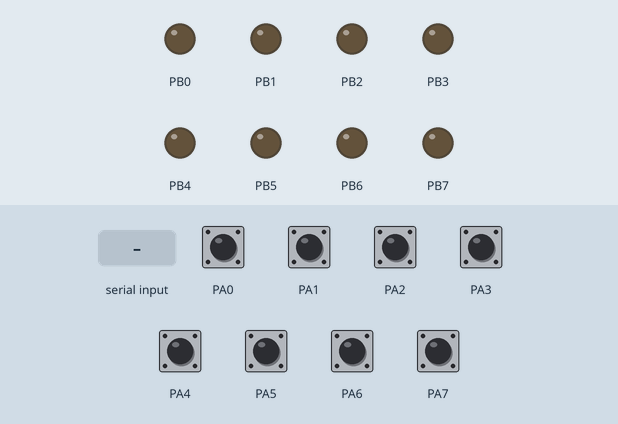
This program was run on a simulated ATmega32, built with avr-gcc and emulated at 8 MHz. Shown: output pins drawn as LEDs (lit = HIGH). The inputs (shaded band) are chosen by the test bench; at power-on: PA0–7 HIGH. What the program prints to the serial monitor is not drawn.

Above: at 1.2 s.
1.3 s: "1" received over Serial
At 1.8 s:
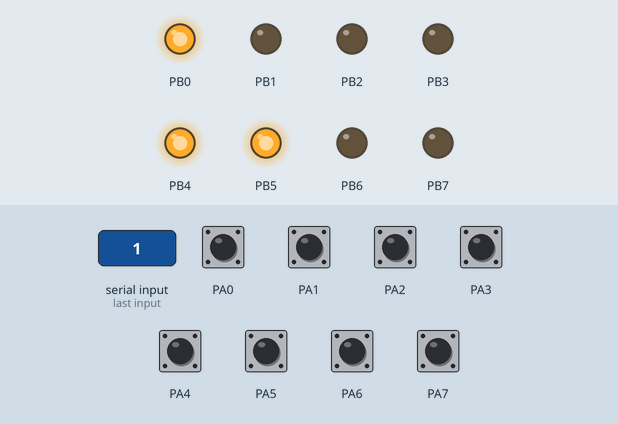
2.8 s: "0" received over Serial
At 3.9 s:
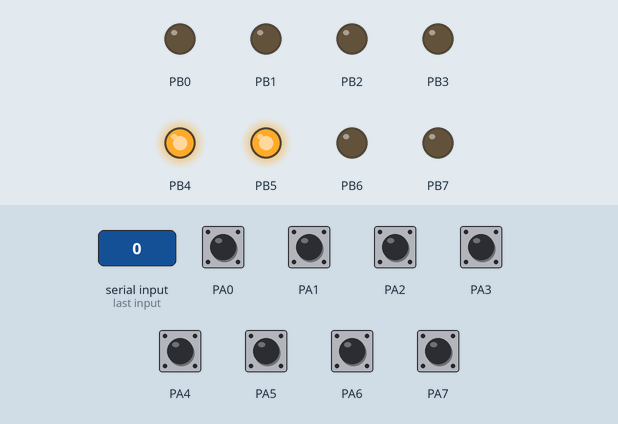
4.3 s: "2" received over Serial
At 4.7 s:
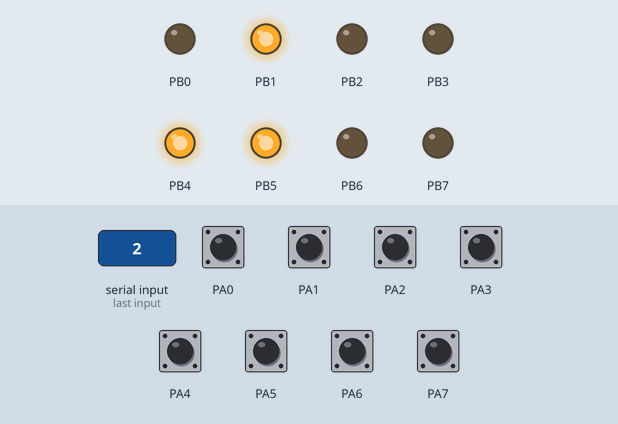
Timing chart, 0 to 7.3 s (numbered marks = the images above; inputs shaded):
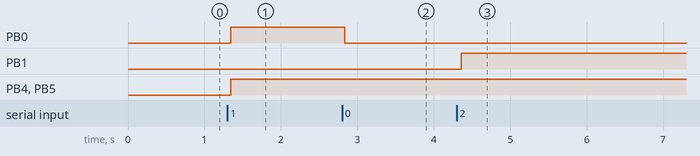

Measured:
- after the input at 1.3 s, PB0, PB4, PB5: LOW → HIGH at once
- after the input at 2.8 s, PB0: HIGH → LOW at once
- after the input at 4.3 s, PB1: LOW → HIGH after 0.06 s

The program:

main.c
```c
/*
 * main.c
 *
 *  Created on: Aug 19, 2017
 *      Author: Ahmed A. Eltahan
 */

/*
	----------------------------- Program Description -----------------------------------------
	Programming Project by USBasp kit using AVR Dude to:
	Configure USART peripheral (Transmitter Code)

*/

// Libraries

#define F_CPU 8000000 // to define the crystal value (frequency used to set the time correctly). F_CPU is the variable inside delay.h which defines the frequency used.
#include<avr/delay.h> // Convenience functions for busy-wait delay loops: milliseconds: _delay_ms();, microseconds: _delay)_us();

// User-defined header files #include
#include"DDIO.h" // This header file includes the appropriate IO definitions for the device that has been specified by the -MCU= compiler command-line switch.

// User-defined #define (Macros: Object / Function)
#define delay_ms 500 // delay duration milliseconds

// User Data Type definition

// Function prototype
void USART_vidSendData(u8 data); // send data through USART
u8 USART_u8ReceiveData(void); // receive data from UART

// Declared Structures (if Type definition)
// Declared Functions
// Global variables (Declaration and Initialization)
// Enum

/* ---------------------------  UART Registers' IO Adresses and Bits Macros  ------------------------------- */

// UART Registers' IO Adresses
#define UCSRA *(u8 * volatile) 0x2B // USART Control and Status Register A
#define UCSRB *(u8 * volatile) 0x2A // USART Control and Status Register B
#define UCSRC *(u8 * volatile) 0x40 // USART Control and Status Register C
#define UBRRH *(u8 * volatile) 0x40 // USART Buadrate Register High
#define UBRRL *(u8 * volatile) 0x29 // USART Buadrate Register LOW
#define UDR   *(u8 * volatile) 0x2C // USART IO Data Register

// UCSRA Bits
#define RXC		7 // Receive complete flag bit
#define TXC 	6 // Transmission complete flag bit
#define UDRE	5 // Empty data register flag bit
#define FE		4 // Frame error flag bit
#define DOR		3 // Data overrun flag bit
#define PE		2 // Polarity error flag
#define U2X		1 // Double speed mode bit
#define MPCM	0 // Multiprocessor communication mode bia

// UCSRB Bits
#define RXCIE	7 // Receive complete interrupt enable
#define TXCIE	6 // Transmission complete interrupt enable
#define UDRIE	5 // Empty data register interrupt enable
#define RXEN	4 // Receiving mode enable
#define TXEN	3 // Transmitting mode enable
#define UCSZ2	2 // Used with UCSZ1 and UCSZ0 to select the number of data bits (5,6,7,8,9)
#define RXB8	1 // ninth received bit if select data register 9 bits (1 + 8 UDR)
#define TXB8	0 // ninth transimitted bit if select data register 9 bits (1 + 8 UDR)

// UCSRC Bits
#define URSEL	7 // Used to select accessing UCSRC or UBRRH
#define UMSEL	6 // Used to select: Async or Sync mode
#define UPM1	5 // Used to select parity mode
#define UPM0	4 // Used to select parity mode
#define USBS	3 // Used to select number of bits of stop bits (1 or 2)
#define UCSZ1	2 // Used with UCSZ2 and UCSZ0 to select the number of data bits (5,6,7,8,9)
#define UCSZ0	1 // Used with UCSZ2 and UCSZ1 to select the number of data bits (5,6,7,8,9)
#define UCPOL	0 // Used to select clock polarity (FE or RE)

// UBRRH and UBRRL (UBRR 12) Bits
#define UBRR11		11 // UBRRH bit 3 --> Used to select the baudrate
#define UBRR10		10 // UBRRH bit 2 --> Used to select the baudrate
#define UBRR9		9  // UBRRH bit 1 --> Used to select the baudrate
#define UBRR8		8  // UBRRH bit 0 --> Used to select the baudrate
#define UBRR7		7  // UBRRL bit 7 --> Used to select the baudrate
#define UBRR6		6  // UBRRL bit 6 --> Used to select the baudrate
#define UBRR5		5  // UBRRL bit 5 --> Used to select the baudrate
#define UBRR4		4  // UBRRL bit 4 --> Used to select the baudrate
#define UBRR3		3  // UBRRL bit 3 --> Used to select the baudrate
#define UBRR2		2  // UBRRL bit 2 --> Used to select the baudrate
#define UBRR1		1  // UBRRL bit 1 --> Used to select the baudrate
#define UBRR0		0  // UBRRL bit 0 --> Used to select the baudrate

// Flags
#define TransCompFlag		GET_BIT(UCSRA, TXC)  // transmission complete flag value
#define ReceivCompFlag		GET_BIT(UCSRA, RXC)  // receive complete flag value
#define DataRegEmptyFlag	GET_BIT(UCSRA, UDRE) // empty data register flag value

/* ------------------------------------------------------------------------------------------------------------ */


void main(void)
{
	// Declaration and Initialization (executed once)
		// Program Variables
		u8 data; // used to store the input serial data

		// Pin Direction (Input/Output)
		// Pin Values (initialization)

		// Module Initialization
			// UART Initialization

				// UCSRA

				// UCSRB
					SET_BIT(UCSRB, RXEN); // enable receiving mode
					SET_BIT(UCSRB, TXEN); // enable transmission mode

				// UCSRC
					CLR_BIT(UCSRC, UMSEL); // Select Async mode
					CLR_BIT(UCSRC, UPM1); // Select no polarity mode
					CLR_BIT(UCSRC, UPM0); // Select no polarity mode
					CLR_BIT(UCSRC, USBS); // Select 1 stop bit
					SET_BIT(UCSRC, UCSZ1); // Select 8 data bit
					SET_BIT(UCSRC, UCSZ0); // Select 8 data bit

				// UBRRH

				// UBRRL
					UBRRL = 51; // select 9600 baudrate
					_delay_ms(100);
				// Initialization of DDIO (LEDs)
					DDRA = 0x00; // Input
					PORTA = 0xFF; // Input pull up port A
					DDRB = 0xFF; // output LEDs
					PORTB = 0;


	while(1)
	{
		// Write your instructions here.
		USART_vidSendData(~PINA);
		//_delay_ms(100);
		//PORTC = USART_u8ReceiveData();
		if(ReceivCompFlag == 1) // wait till the data are received from the transmitter
		{
			data = UDR;
			PORTB = (u8) data;
			_delay_ms(10);

			//	SET_BIT(UCSRA, RXC); // reset the flag (not needed)
		}


	}

	// Don't Add anything here (will not be executed)
}

void USART_vidSendData(u8 data)
{
	while(DataRegEmptyFlag == 0); // wait if there are data in the data register UDR
	UDR = data; // write data on the data register UDR
	while(TransCompFlag == 0); // wait till transmission completes
	//SET_BIT(UCSRA, TXC); // reset the flag
}

u8 USART_u8ReceiveData(void)
{
	u8 data;
	while(ReceivCompFlag == 0); // wait till the data are received from the transmitter
	data = UDR; // get the data from the data register UDR
	//SET_BIT(UCSRA, RXC); // reset the flag (not needed)

	return data;
}
```

DDIO.c
```c
/*
 * DDIO.c
 *
 *  Created on: Aug 26, 2017
 *      Author: Ahmed A. Eltahan
 */
/*
	  This code contains three functions:
 	  1- Function to set the pin number (0 to 31) direction as Input(floating)/Output/Input(pull up).
  	  Inputs (PinNumber, PinDirection) PinNumber: 0-31, PinDirection:0 for Input (use clear bit), 1 for Output (use set bit) -- no outputs
	  note: first if is to know the port, nested if to set the pin as Input(floating)/Output/Input(pull up).
	  2- Function to set the output of the output pins (0-31)
	  Inputs (PinNumber, PinValue) PinNumber: 0-31, PinValue: 0 for Low, 1 for High -- no outputs
	  3- Function to get the value of the input pin
	  Inputs (PinNumber): 0-31 -- output a u8 output of 0: Low, 1: High

*/
#include"DDIO.h" // This header file includes the appropriate IO definitions for the device that has been specified by the -MCU= compiler command-line switch.

// Function (1):  to set the pin number (0 to 31) direction as Input(floating)/Output/Input(pull up)
void SetPinDirection(u8 PinNumber, u8 PinDirection)
{
	u8 PortLetter = PinNumber/NUM; // to get the Port letter (0 for A, 1 for B, 2 for C, 3 for D)
	// PinNumber%NUM gives the number of the pin in the port from 0 to 7

	// 0 for port A
		if (PortLetter == PortA_Letter)
		{
			//DDRA
			if (PinDirection == INPUT) // Input (floating)
			{
				CLR_BIT(DDRA, PinNumber%NUM);
			}
			else if (PinDirection == OUTPUT) // Output
			{
				SET_BIT(DDRA, PinNumber%NUM);
			}
			else if (PinDirection == INPUT_PU)
			{
				CLR_BIT(DDRA, PinNumber%NUM); // define as input
				SET_BIT(PORTA, PinNumber%NUM); // write high to be Input (pull up)
			}
		}

	// 1 for port B
		else if (PortLetter == PortB_Letter)
		{
			//DDRB
			if (PinDirection == INPUT) // Input (floating)
			{
				CLR_BIT(DDRB, PinNumber%NUM);
			}
			else if (PinDirection == OUTPUT) // Output
			{
				SET_BIT(DDRB, PinNumber%NUM);
			}
			else if (PinDirection == INPUT_PU)
			{
				CLR_BIT(DDRB, PinNumber%NUM); // define as input
				SET_BIT(PORTB, PinNumber%NUM); // write high to be Input (pull up)
			}
		}

	// 2 for port C
		else if (PortLetter == PortC_Letter)
		{
			//DDRC
			if (PinDirection == INPUT) // Input (floating)
			{
				CLR_BIT(DDRC, PinNumber%NUM);
			}
			else if (PinDirection == OUTPUT) // Output
			{
				SET_BIT(DDRC, PinNumber%NUM);
			}
			else if (PinDirection == INPUT_PU)
			{
				CLR_BIT(DDRC, PinNumber%NUM); // define as input
				SET_BIT(PORTC, PinNumber%NUM); // write high to be Input (pull up)
			}
		}

	// 3 for port D
		else if (PortLetter == PortD_Letter)
		{
			//DDRA
			if (PinDirection == INPUT) // Input (floating)
			{
				CLR_BIT(DDRD, PinNumber%NUM);
			}
			else if (PinDirection == OUTPUT) // Output
			{
				SET_BIT(DDRD, PinNumber%NUM);
			}
			else if (PinDirection == INPUT_PU)
			{
				CLR_BIT(DDRD, PinNumber%NUM); // define as input
				SET_BIT(PORTD, PinNumber%NUM); // write high to be Input (pull up)
			}
		}

}

// Function (2): to set the output of the output pins (0-31)
void SetPinValue(u8 PinNumber, u8 PinValue)
{
	u8 PortLetter = PinNumber/NUM; // to get the Port letter (0 for A, 1 for B, 2 for C, 3 for D)
	// PinNumber%NUM gives the number of the pin in the port from 0 to 7


	if (PortLetter == PortA_Letter) // 0 for port A
	{
		//PORTA
		if (PinValue == LOW) // Low
		{
			CLR_BIT(PORTA, PinNumber%NUM);
		}
		else if (PinValue == HIGH) // High
		{
			SET_BIT(PORTA, PinNumber%NUM);
		}
	}

	else if (PortLetter == PortB_Letter) // 1 for port B
	{
		//PORTB
		if (PinValue == LOW) // Low
		{
			CLR_BIT(PORTB, PinNumber%NUM);
		}
		else if (PinValue == HIGH) // High
		{
			SET_BIT(PORTB, PinNumber%NUM);
		}
	}


	else if (PortLetter == PortC_Letter) // 2 for port C
	{
		//PORTC
		if (PinValue == LOW) // Low
		{
			CLR_BIT(PORTC, PinNumber%NUM);
		}
		else if (PinValue == HIGH) // High
		{
			SET_BIT(PORTC, PinNumber%NUM);
		}
	}

	else if (PortLetter == PortD_Letter) // 3 for port D
	{
		//PORTD
		if (PinValue == LOW) // Low
		{
			CLR_BIT(PORTD, PinNumber%NUM);
		}
		else if (PinValue == HIGH) // High
		{
			SET_BIT(PORTD, PinNumber%NUM);
		}
	}
}


// Fucntion (3): to get the value of the input pin
u8 GetPinValue(u8 PinNumber) // return the value of pin 0 - 31
{
	u8 PortLetter = PinNumber/NUM; // to get the Port letter (0 for A, 1 for B, 2 for C, 3 for D)
	// PinNumber%NUM gives the number of the pin in the port from 0 to 7

	if (PortLetter == PortA_Letter) // 0 for port A
	{
		//PINA
		return GET_BIT(PINA, PinNumber%NUM);
	}
	else if (PortLetter == PortB_Letter) // 1 for port B
	{
		//PINB
		return GET_BIT(PINB, PinNumber%NUM);
	}

	else if (PortLetter == PortC_Letter) // 2 for port C
	{
		//PINC
		return GET_BIT(PINC, PinNumber%NUM);
	}

	else if (PortLetter == PortD_Letter) // 3 for port D
	{
		//PIND
		return GET_BIT(PIND, PinNumber%NUM);
	}
}
```

DDIO.h
```c
/*
 * DDIO.h
 *
 *  Created on: Aug 26, 2017
 *      Author: Ahmed A. Eltahan
 */
/*	DDIO: Driver Digital Input/Output
 	This is the header file of DDIO that contains:
 	1- the macros to define Ports' registers, Input(floating)/Output/Input(pull up) pin state, HIGH/LOW pin output
 	2- function prototypes to set pin direction, set pin value, and get pin value
 	Notes:
 	1- Port A, B, C, D registers (DDR_, PORT_, PIN_) are addresses in the memory space that the MCU deals with them as addresses
 	2- Port A, B, C, D registers' addresses (DDR_, PORT_, PIN_) are included in order not to include avr/io.h as I am creating my DIO
 	3- Pins of ports A, B, C, D are replaced by numbers from 0 to 31.
 	   A[0 1 2 3 4 5 6 7], B[8 9 10 11 12 13 14 15], C[16 17 18 19 20 21 22 23], D[24 25 26 27 28 29 30 31].
 	4- Given the pin number, we can know the Port Letter by dividing pin number on 8 and take the real number.
 	   A [(0 to 7)/8 real number = 0], B [(8 to 15)/8 real number = 1], C [(16 to 23)/8 real number = 2], D [(24 to 31)/8 real number = 3]
	5- Given the pin number, we can know the pin number of the port (0 to 7) by getting the rest of the division of pin number on 8 (pin number%8)
	   ex. pin number 6, port = real(6/8) = 0 --> port A, pin = 6%8 = 6 so its A6
	   ex. pin number 18, port = real(18/8) = 2 --> port C, pin = 18%8 = 2 so its C2
*/
// Header file guards
#ifndef DDIO_H_
#define DDIO_H_

#include"STD_TYPES.h" // To include user defined data types (u8, u16 ... f96)
#include"UTILS.h" // To include set/toggle/clear/get bit function macros

// Port A Registers
#define DDRA  (* (volatile u8 *) (0x3A))
#define PORTA (* (volatile u8 *) (0x3B))
#define PINA  (* (volatile u8 *) (0x39))

// Port B Registers
#define DDRB  (* (volatile u8 *) (0x37))
#define PORTB (* (volatile u8 *) (0x38))
#define PINB  (* (volatile u8 *) (0x36))

// Port C Registers
#define DDRC  (* (volatile u8 *) (0x34))
#define PORTC (* (volatile u8 *) (0x35))
#define PINC  (* (volatile u8 *) (0x33))

// Port D Registers
#define DDRD  (* (volatile u8 *) (0x31))
#define PORTD (* (volatile u8 *) (0x32))
#define PIND  (* (volatile u8 *) (0x30))

// Port Letter
#define PortA_Letter 0
#define PortB_Letter 1
#define PortC_Letter 2
#define PortD_Letter 3

// Pin Numbers
#define PIN0	0
#define PIN1	1
#define PIN2	2
#define PIN3	3
#define PIN4	4
#define PIN5	5
#define PIN6	6
#define PIN7	7
#define PIN8	8
#define PIN9	9
#define PIN10	10
#define PIN11	11
#define PIN12	12
#define PIN13	13
#define PIN14	14
#define PIN15	15
#define PIN16	16
#define PIN17	17
#define PIN18	18
#define PIN19	19
#define PIN20	20
#define PIN21	21
#define PIN22	22
#define PIN23	23
#define PIN24	24
#define PIN25	25
#define PIN26	26
#define PIN27	27
#define PIN28	28
#define PIN29	29
#define PIN30	30
#define PIN31	31


// Used to set the pin direction
#define INPUT 		0	// Floating Input
#define OUTPUT 		1
#define INPUT_PU	2	// Pull up Input

// Used to set the value of the pin
#define HIGH 		1
#define LOW 		0

// Used to determine the Port Letter and Pin number in the port
#define NUM 		8


// function prototypes
void SetPinDirection(u8 PinNumber, u8 PinDirection); // set pin 0 - 31 as input/output
void SetPinValue(u8 PinNumber, u8 PinValue); // set the output pin 0 - 31 to high/low
u8 GetPinValue(u8 PinNumber); // return the value of the input pin 0 - 31 high/low


#endif /* DDIO_H_ */
```

UTILS.h
```c
/*
 * UTILS.h
 *
 *  Created on: Aug 26, 2017
 *      Author: Ahmed A. Eltahan
 */

// Using macrod will save the other pin modes (output/input), state (HIGH/LOW). Only set/get/clear/toggle desired pin
#ifndef UTILS_H_
#define UTILS_H_

// User-defined header files #define (Macros: Object / Function)
#define SET_BIT(REGISTER, BIT_NUMBER)	(REGISTER |= ( 1 << BIT_NUMBER ))  			// set bit #BIT_NUMBER of register REGISTER
#define CLR_BIT(REGISTER, BIT_NUMBER)	(REGISTER &= ( ~ ( 1 << BIT_NUMBER )))  	// clear bit #BIT_NUMBER of register REGISTER
#define TOG_BIT(REGISTER, BIT_NUMBER)	(REGISTER ^= ( 1 << BIT_NUMBER ))  			// toggle bit #BIT_NUMBER of register REGISTER
#define GET_BIT(REGISTER, BIT_NUMBER)	((REGISTER >> BIT_NUMBER) & 1)				// get the value of bit #BIT_NUMBER of register REGISTER

#endif /* UTILS_H_ */
```

STD_TYPES.h
```c
/*
 * STD_TYPES.h
 *
 *  Created on: Aug 26, 2017
 *      Author: Ahmed A. Eltahan
 */

#ifndef STD_TYPES_H_
#define STD_TYPES_H_

// User Defined Data Types
typedef unsigned char 			u8;
typedef unsigned short int 		u16;
typedef unsigned int 			u32;
typedef signed 	 char 			s8;
typedef signed 	 short int 		s16;
typedef signed 	 int 			s32;
typedef signed 	 long int 		s64;
typedef signed 	 long long int 	s128;
typedef float 					f32;
typedef double 					f64;
typedef long double				f96;

#endif /* STD_TYPES_H_ */
```
